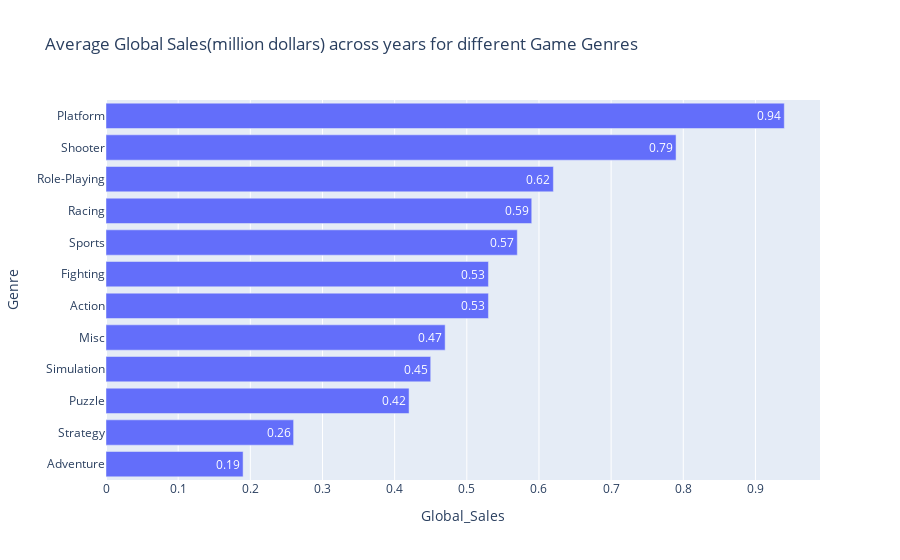

Write notebook code for a chart like this one.
### Code cell
fig = px.bar(alltimesales.sort_values('Global_Sales'), 
             x='Global_Sales', y='Genre', title='Average Global Sales(million dollars) across years for different Game Genres'
             , text='Global_Sales', orientation='h')
fig.show()

### Figure 1 — Plotly figure (JSON) as saved in the notebook; plotly's stock layout.template omitted (floating-point values rounded to 4 significant figures)
{"data": [{"alignmentgroup": "True", "hovertemplate": "Global_Sales=%{text}<br>Genre=%{y}<extra></extra>", "legendgroup": "", "marker": {"color": "#636efa", "pattern": {"shape": ""}}, "name": "", "offsetgroup": "", "orientation": "h", "showlegend": false, "text": [0.19, 0.26, 0.42, 0.45, 0.47, 0.53, 0.53, 0.57, 0.59, 0.62, 0.79, 0.94], "textposition": "auto", "type": "bar", "x": [0.19, 0.26, 0.42, 0.45, 0.47, 0.53, 0.53, 0.57, 0.59, 0.62, 0.79, 0.94], "xaxis": "x", "y": ["Adventure", "Strategy", "Puzzle", "Simulation", "Misc", "Action", "Fighting", "Sports", "Racing", "Role-Playing", "Shooter", "Platform"], "yaxis": "y"}], "layout": {"barmode": "relative", "legend": {"tracegroupgap": 0}, "title": {"text": "Average Global Sales(million dollars) across years for different Game Genres"}, "xaxis": {"anchor": "y", "domain": [0, 1], "title": {"text": "Global_Sales"}}, "yaxis": {"anchor": "x", "domain": [0, 1], "title": {"text": "Genre"}}}}
